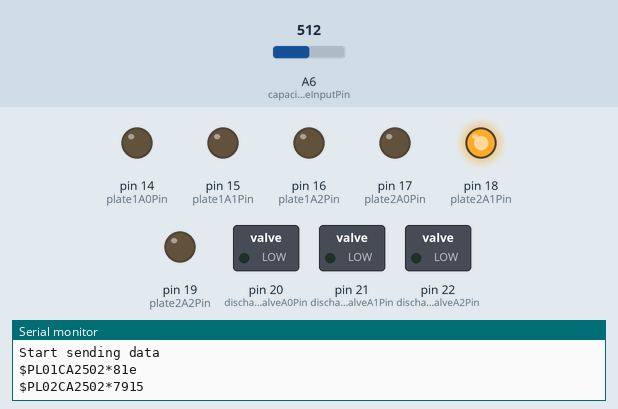
Recording of a sketch running on a simulated Arduino Mega 2560, built with avr-gcc and run on an emulated ATmega2560. On the bench: switched loads named in the sketch (green lamp = pin HIGH), output pins drawn as LEDs (lit = HIGH), the last lines printed to the serial monitor. Dashed ring = blinking. The test bench sets the inputs (shaded band); at power-on: A6 (capacitanceInputPin) = 512.

Above: at 3.3 s.
3.4 s: A6 (capacitanceInputPin) set to 716
At 4.3 s:
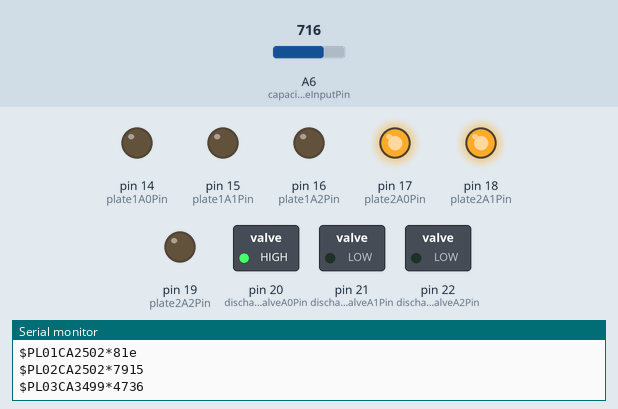
8.0 s: A6 (capacitanceInputPin) set to 900
At 16.3 s:
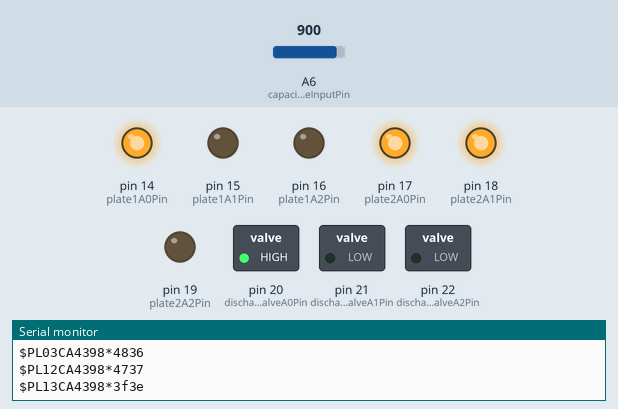
Timing chart, 0 to 17.5 s (numbered marks = the images above; inputs shaded):
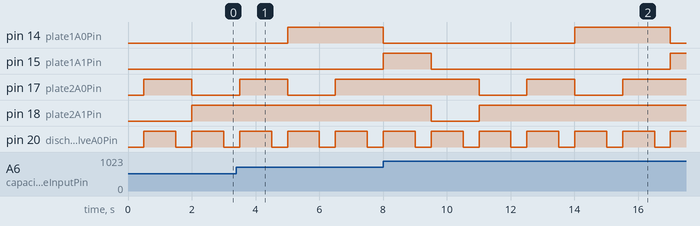

The sketch:

Arduino.ino
```cpp
/*
  Arduino code for connecting the sensor to the computer
  Tran Minh Hoang A0088452X FYP

  capacitance value is in femto fara
  The checksum used is Fletcher's checksum
*/

// Global variables declaraton
uint16_t csum;
uint8_t c0,c1,f0,f1;
String data = "$";
int curPlate1 = 0;
int curPlate2 = 1;
uint16_t capacitance = 6000;

const int capacitanceInputPin = A6;
// The first plate
const int plate1A0Pin = 14;
const int plate1A1Pin = 15;
const int plate1A2Pin = 16;
// The second plate
const int plate2A0Pin = 17;
const int plate2A1Pin = 18;
const int plate2A2Pin = 19;
// The dischage valve
const int dischargeValveA0Pin = 20;
const int dischargeValveA1Pin = 21;
const int dischargeValveA2Pin = 22;
// Time for the capacitor to charge/discharge
const int chargeTime = 500;
// The const to convert from output voltage to measured capacitance
const float capacitanceConst = 1;
// The total number of plates
const int numberOfPlates = 4;

void setup() {
  // Initialize pinMode
  pinMode(capacitanceInputPin, INPUT);
  pinMode(plate1A0Pin, OUTPUT);
  pinMode(plate1A1Pin, OUTPUT);
  pinMode(plate1A2Pin, OUTPUT);
  pinMode(plate2A0Pin, OUTPUT);
  pinMode(plate2A1Pin, OUTPUT);
  pinMode(plate2A2Pin, OUTPUT);
  pinMode(dischargeValveA0Pin, OUTPUT);
  pinMode(dischargeValveA1Pin, OUTPUT);
  pinMode(dischargeValveA2Pin, OUTPUT);
  //Initialize serial and wait for port to open:
  Serial.begin(9600);
  while (!Serial) {
    ; // wait for serial port to connect. Needed for Leonardo only
  }

  // prints title with ending line break
  Serial.println("Start sending data");
}

void loop() {
  // computation step
  capacitance = measureCapacitance(curPlate1, curPlate2);

  //output data step
  data = "$";
  // add the currently being measured plates
  data = data + "PL" + curPlate1 + curPlate2;
  // add the measured value
  data = data + "CA" + capacitance;
  // calculate the checksum
  csum = fletcher16(data);
  f0 = csum & 0xff;
  f1 = (csum >> 8) & 0xff;
  c0 = 0xff - (( f0 + f1) % 0xff);
  c1 = 0xff - (( f0 + c0 ) % 0xff);
  // add the checksum
  data = data + "*" + String(c0, HEX) + String(c1, HEX);
  // send the data
  Serial.println(data);

  if (!advancePlates())
    Serial.println("Error, cannot advance plates");

  delay(500);
}

uint16_t measureCapacitance(uint8_t plate1, uint8_t plate2) {
  // Open the valve and wait
  digitalWrite(dischargeValveA0Pin, LOW);
  digitalWrite(dischargeValveA1Pin, LOW);
  digitalWrite(dischargeValveA2Pin, LOW);
  delay(chargeTime); // To be replaced with actual wait loop
  // Connect the first plate
  digitalWrite(plate1A0Pin, plate1 & B001);
  digitalWrite(plate1A1Pin, (plate1 >> 1) & B001);
  digitalWrite(plate1A2Pin, (plate1 >> 2) & B001);
  // Connect the second plate
  digitalWrite(plate2A0Pin, plate2 & B001);
  digitalWrite(plate2A1Pin, (plate2 >> 1) & B001);
  digitalWrite(plate2A2Pin, (plate2 >> 2) & B001);
  // Close the valve and wait
  digitalWrite(dischargeValveA0Pin, HIGH);
  digitalWrite(dischargeValveA1Pin, LOW);
  digitalWrite(dischargeValveA2Pin, LOW);
  delay(chargeTime); // To be replaced with actual wait loop
  // Read the analog input signal and convert
  int sensorValue = analogRead(capacitanceInputPin);
  float voltage = sensorValue * (5.0 / 1023.0);
  float capacitanceValue = voltage * capacitanceConst;
  // Output the date
  return (uint16_t)(capacitanceValue * 1000);
}

boolean advancePlates() {
  if (curPlate1 >= curPlate2
    || curPlate1 >= numberOfPlates
    || curPlate2 >= numberOfPlates)
    return false;

  if (curPlate2 + 1 < numberOfPlates) curPlate2 += 1;
  else if (curPlate1 + 2 < numberOfPlates) {
    curPlate1 += 1;
    curPlate2 = curPlate1 + 1;
  }
  else {
    curPlate1 = 0;
    curPlate2 = 1;
  }

  return true;
}

uint16_t fletcher16( String data) {
	uint16_t sum1 = 0xff, sum2 = 0xff;
	uint8_t count = 0;
	size_t bytes = data.length();

	while (bytes) {
		size_t tlen = bytes > 20 ? 20 : bytes;
		bytes -= tlen;
		do {
			sum2 += sum1 += data[count++];
		} while (--tlen);
		sum1 = (sum1 & 0xff) + (sum1 >> 8);
		sum2 = (sum2 & 0xff) + (sum2 >> 8);
	}
        /* Second reduction step to reduce sums to 8 bits */
	sum1 = (sum1 & 0xff) + (sum1 >> 8);
	sum2 = (sum2 & 0xff) + (sum2 >> 8);
	return sum2 << 8 | sum1;
}
```

Measured:
- by itself, pin 17 (plate2A0Pin): alternates HIGH for 1.5 s and LOW for 1.5 s
- by itself, pin 20 (dischargeValveA0Pin): alternates HIGH for 1.0 s and LOW for 0.50 s
